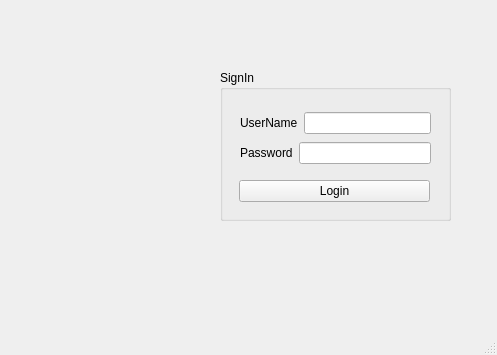
<?xml version="1.0" encoding="UTF-8"?>
<ui version="4.0">
 <class>MainWindow</class>
 <widget class="QMainWindow" name="MainWindow">
  <property name="geometry">
   <rect>
    <x>0</x>
    <y>0</y>
    <width>497</width>
    <height>355</height>
   </rect>
  </property>
  <property name="windowTitle">
   <string>MainWindow</string>
  </property>
  <widget class="QWidget" name="centralwidget">
   <widget class="QGroupBox" name="groupBox">
    <property name="geometry">
     <rect>
      <x>220</x>
      <y>70</y>
      <width>231</width>
      <height>151</height>
     </rect>
    </property>
    <property name="title">
     <string>SignIn</string>
    </property>
    <widget class="QPushButton" name="pushButton_Login">
     <property name="geometry">
      <rect>
       <x>19</x>
       <y>110</y>
       <width>191</width>
       <height>22</height>
      </rect>
     </property>
     <property name="text">
      <string>Login</string>
     </property>
    </widget>
    <widget class="QWidget" name="layoutWidget">
     <property name="geometry">
      <rect>
       <x>20</x>
       <y>40</y>
       <width>191</width>
       <height>56</height>
      </rect>
     </property>
     <layout class="QVBoxLayout" name="verticalLayout">
      <item>
       <layout class="QHBoxLayout" name="horizontalLayout">
        <item>
         <widget class="QLabel" name="label">
          <property name="text">
           <string>UserName</string>
          </property>
          <property name="buddy">
           <cstring>lineEdit_username</cstring>
          </property>
         </widget>
        </item>
        <item>
         <widget class="QLineEdit" name="lineEdit_username"/>
        </item>
       </layout>
      </item>
      <item>
       <layout class="QHBoxLayout" name="horizontalLayout_2">
        <item>
         <widget class="QLabel" name="label_2">
          <property name="text">
           <string>Password</string>
          </property>
          <property name="buddy">
           <cstring>lineEdit_password</cstring>
          </property>
         </widget>
        </item>
        <item>
         <widget class="QLineEdit" name="lineEdit_password"/>
        </item>
       </layout>
      </item>
     </layout>
    </widget>
   </widget>
   <widget class="QLabel" name="label_pic">
    <property name="geometry">
     <rect>
      <x>30</x>
      <y>60</y>
      <width>161</width>
      <height>171</height>
     </rect>
    </property>
    <property name="text">
     <string/>
    </property>
   </widget>
  </widget>
  <widget class="QMenuBar" name="menubar">
   <property name="geometry">
    <rect>
     <x>0</x>
     <y>0</y>
     <width>497</width>
     <height>21</height>
    </rect>
   </property>
  </widget>
  <widget class="QStatusBar" name="statusbar"/>
 </widget>
 <resources/>
 <connections/>
</ui>
